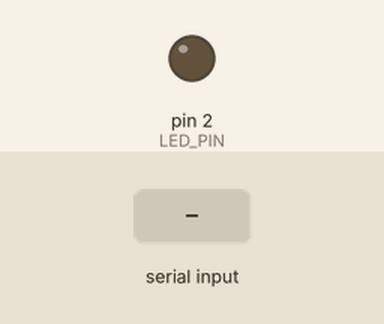
The sketch below on a simulated Arduino Uno, built with avr-gcc and run on an emulated ATmega328P. Shown: output pins drawn as LEDs (lit = HIGH). The test bench sets the inputs (shaded band).

Above: at 1.2 s.
1.3 s: "TRIG\n" received over Serial
Timing chart, 0 to 4.3 s (numbered marks = the images above; inputs shaded):
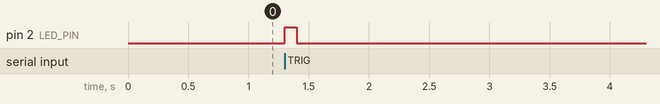

Measured:
- after the input at 1.3 s, pin 2 (LED_PIN): LOW → HIGH at once, → LOW 0.10 s later

The sketch:

synchronizer.ino
```cpp
const int LED_PIN = 2; // external led
const int TRIG_PIN = 3; // d3

const int PULSE =  100; // length of trig pulse in ms

void setup() {
  // initialize serial port
  Serial.begin(115200);
  while(!Serial){
    ;
  }
  // ensure that TRIG_PIN output starts LOW
  digitalWrite(TRIG_PIN, LOW);
  pinMode(LED_PIN, OUTPUT);
  pinMode(TRIG_PIN, INPUT);
}

// sends a trigger pulse to TRIG_PIN for PULSE seconds
void fireTrigger(){
  digitalWrite(LED_PIN, HIGH); // for debug/sync
  pinMode(TRIG_PIN, OUTPUT);
  delay(PULSE);
  digitalWrite(LED_PIN, LOW);
  pinMode(TRIG_PIN, INPUT);
}

void loop() {
  if( Serial.available() ){
    String cmd = Serial.readStringUntil('\n');
    if (cmd == "TRIG"){
      fireTrigger();
    }
  }
}
```
